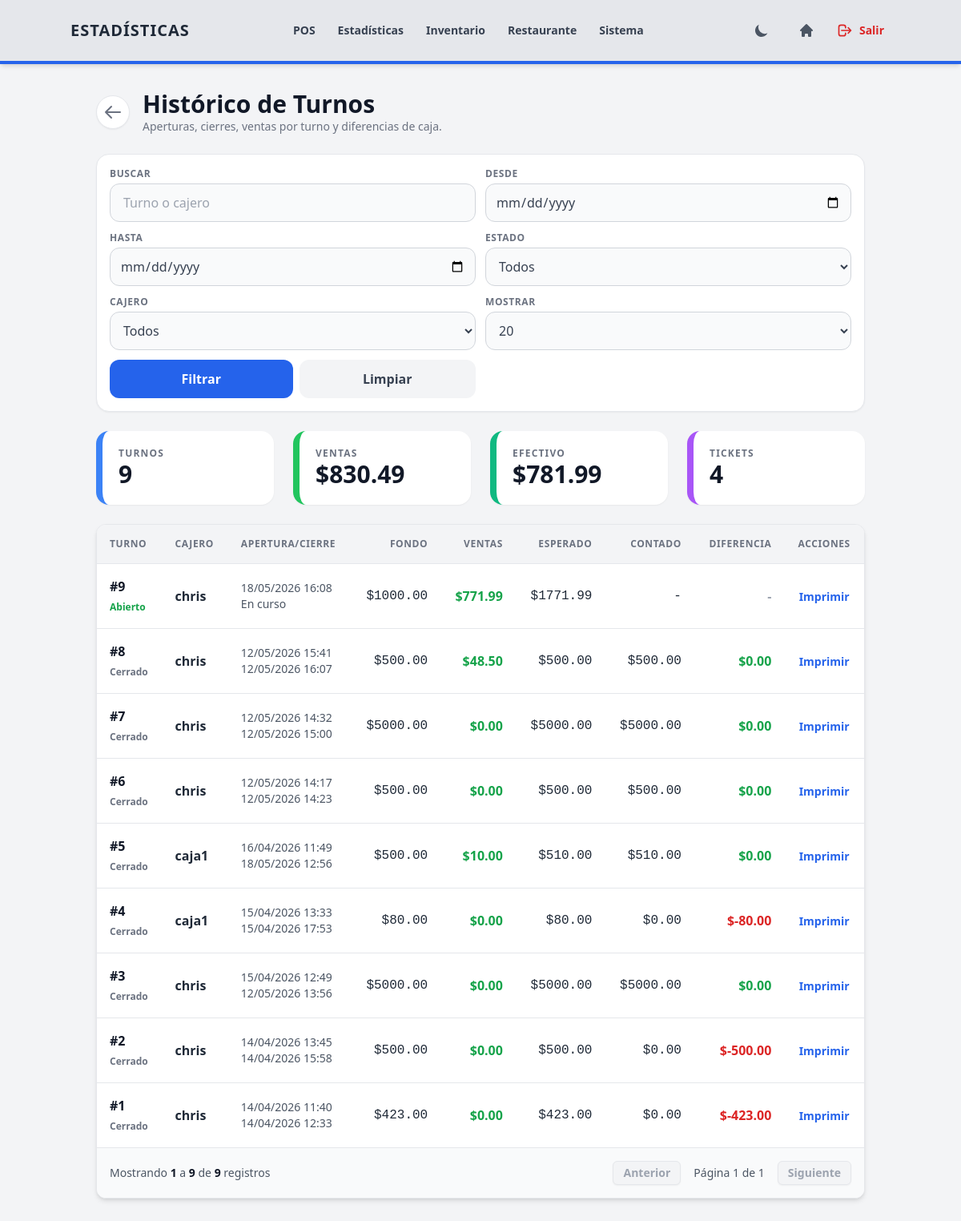
The app's page /ventas/turnos/ (signed in) with its own data.
### ventas/models.py (models this page shows, shortened)
class SesionCaja(models.Model):
    cajero = models.ForeignKey(User, on_delete=models.PROTECT)
    tienda = models.ForeignKey('configuraciones.Tienda', on_delete=models.PROTECT, null=True, blank=True)
    punto_venta = models.ForeignKey('configuraciones.PuntoVenta', on_delete=models.SET_NULL, null=True, blank=True)
    fecha_apertura = models.DateTimeField(auto_now_add=True)
    fecha_cierre = models.DateTimeField(null=True, blank=True)
    fondo_inicial = models.DecimalField(max_digits=10, decimal_places=2)
    efectivo_cierre = models.DecimalField(max_digits=10, decimal_places=2, null=True, blank=True)
    estado = models.BooleanField(default=True)

### ventas/views/turnos.py (the view)
# urls.py: path('turnos/', views.historial_turnos, name='historial_turnos'),
@login_required
@permission_required(VER_TURNOS_PERMISSION, login_url='portal_principal')
def historial_turnos(request):
    tienda_actual = get_tienda_actual(request)
    query = request.GET.get('q', '').strip()
    fecha_desde = request.GET.get('desde', '').strip()
    fecha_hasta = request.GET.get('hasta', '').strip()
    estado = request.GET.get('estado', '').strip()
    cajero_id = request.GET.get('cajero', '').strip()
    per_page = request.GET.get('per_page', 20)
    turnos = SesionCaja.objects.select_related('cajero', 'tienda', 'punto_venta').filter(Q(tienda=tienda_actual) | Q(tienda__isnull=True)).order_by('-fecha_apertura', '-id')
    if query:
        filtros = Q(cajero__username__icontains=query)
        if query.isdigit():
            filtros |= Q(id=int(query))
        turnos = turnos.filter(filtros)
    if fecha_desde:
        turnos = turnos.filter(fecha_apertura__date__gte=fecha_desde)
    if fecha_hasta:
        turnos = turnos.filter(fecha_apertura__date__lte=fecha_hasta)
    if estado == 'abierta':
        turnos = turnos.filter(estado=True)
    elif estado == 'cerrada':
        turnos = turnos.filter(estado=False)
    if cajero_id:
        turnos = turnos.filter(cajero_id=cajero_id)
    resumen = turnos.aggregate(
        total_ventas=Sum('venta__total', filter=Q(venta__estado='ACTIVA')),
        total_tickets=Count('venta', filter=Q(venta__estado='ACTIVA')),
    )
    ventas_turnos = Venta.objects.filter(Q(tienda=tienda_actual) | Q(tienda__isnull=True), sesion__in=turnos, estado='ACTIVA')
    total_turnos = turnos.count()
    try:
        per_page = int(per_page)
    except ValueError:
        per_page = 20
    paginator = Paginator(turnos, per_page)
    page_obj = paginator.get_page(request.GET.get('page'))
    page_obj.object_list = [_enriquecer_turno(sesion) for sesion in page_obj.object_list]
    contexto = {
        **get_config_context('Estadísticas', 'border-blue-600'),
        'page_obj': page_obj,
        'query': query,
        'fecha_desde': fecha_desde,
        'fecha_hasta': fecha_hasta,
        'estado': estado,
        'cajero_id': cajero_id,
        'cajeros': User.objects.filter(sesioncaja__isnull=False).distinct().order_by('username'),
        'per_page': per_page,
        'querystring': get_querystring_without_page(request),
        'total_turnos': total_turnos,
        'total_ventas': _decimal(resumen['total_ventas']),
        'ventas_efectivo': total_pagos_por_metodo(ventas_turnos, 'EFE'),
        'total_tickets': resumen['total_tickets'] or 0,
    }
    return render(request, 'ventas/turnos_historial.html', contexto)

### configuraciones/utils.py (called while the page is built)
def get_tienda_principal():
    tienda, _ = Tienda.objects.get_or_create(
        codigo='PRINCIPAL',
        defaults={
            'nombre': 'Sucursal Principal',
            'direccion': '',
            'telefono': '',
            'activa': True,
        },
    )
    PuntoVenta.objects.get_or_create(
        tienda=tienda,
        codigo='CAJA-1',
        defaults={'nombre': 'Caja 1', 'activo': True},
    )
    return tienda

def get_perfil_usuario(user):
    tienda = get_tienda_principal()
    punto_venta = PuntoVenta.objects.filter(tienda=tienda, activo=True).order_by('id').first()
    perfil, _ = PerfilUsuario.objects.get_or_create(
        usuario=user,
        defaults={
            'tienda': tienda,
            'punto_venta': punto_venta,
            'puede_ver_todas_las_tiendas': bool(user.is_superuser),
        },
    )
    if perfil.punto_venta is None:
        perfil.punto_venta = PuntoVenta.objects.filter(tienda=perfil.tienda, activo=True).order_by('id').first()
        perfil.save(update_fields=['punto_venta'])
    return perfil

def get_tienda_actual(request):
    return get_perfil_usuario(request.user).tienda

### core/utils.py (called while the page is built)
def get_querystring_without_page(request):
    params = request.GET.copy()
    params.pop('page', None)
    return params.urlencode()

### ventas/payments.py (called while the page is built)
def total_pagos_por_metodo(ventas, metodo_pago):
    from ventas.models import PagoVenta
    total_pagos = PagoVenta.objects.filter(venta__in=ventas, metodo_pago=metodo_pago).aggregate(total=Sum('monto'))['total'] or Decimal('0.00')
    total_legacy = ventas.filter(pagos__isnull=True, metodo_pago=metodo_pago).aggregate(total=Sum('total'))['total'] or Decimal('0.00')
    return total_pagos + total_legacy

### ventas/views/turnos.py (called while the page is built)
def _decimal(value):
    return value or Decimal('0.00')

def _enriquecer_turno(sesion):
    for key, value in _totales_turno(sesion).items():
        setattr(sesion, key, value)
    return sesion

### ventas/templates/ventas/turnos_historial.html (shortened to what this page needs)
{% extends "base/base.html" %}
{% block content %}
<div class="flex flex-col sm:flex-row justify-between items-start sm:items-center gap-4 mb-6">
    <div class="flex items-center gap-4">
        <a href="{% url 'dashboard' %}" class="p-2 bg-white dark:bg-gray-800 rounded-full shadow-sm hover:bg-gray-100 dark:hover:bg-gray-700 transition border border-gray-200 dark:border-gray-700 text-gray-500" title="Regresar">
            <svg xmlns="http://www.w3.org/2000/svg" class="h-6 w-6" fill="none" viewBox="0 0 24 24" stroke="currentColor">
                <path stroke-linecap="round" stroke-linejoin="round" stroke-width="2" d="M10 19l-7-7m0 0l7-7m-7 7h18" />
            </svg>
        </a>
        <div>
            <h2 class="text-2xl sm:text-3xl font-black text-gray-900 dark:text-white">Histórico de Turnos</h2>
            <p class="text-sm text-gray-500 dark:text-gray-400">Aperturas, cierres, ventas por turno y diferencias de caja.</p>
        </div>
    </div>
</div>
<form method="GET" class="mb-6 bg-white dark:bg-gray-800 rounded-2xl border border-gray-200 dark:border-gray-700 shadow-sm p-3 sm:p-4">
    <div class="grid grid-cols-1 md:grid-cols-2 xl:grid-cols-[1fr_auto_auto_auto_auto_auto_auto] gap-3 items-end">
        <div>
            <label for="turnos-q" class="block text-xs font-black uppercase tracking-wider text-gray-500 dark:text-gray-400 mb-1">Buscar</label>
            <input id="turnos-q" type="search" name="q" value="{{ query }}" placeholder="Turno o cajero"
                   class="w-full min-h-12 rounded-xl border border-gray-300 dark:border-gray-600 bg-gray-50 dark:bg-gray-900 px-4 text-gray-900 dark:text-white focus:ring-2 focus:ring-blue-500 outline-none">
        </div>
        <div>
            <label class="block text-xs font-black uppercase tracking-wider text-gray-500 dark:text-gray-400 mb-1">Desde</label>
            <input type="date" name="desde" value="{{ fecha_desde }}"
                   class="w-full xl:w-40 min-h-12 rounded-xl border border-gray-300 dark:border-gray-600 bg-gray-50 dark:bg-gray-900 px-3 text-gray-700 dark:text-gray-200 focus:ring-2 focus:ring-blue-500 outline-none">
        </div>
        <div>
            <label class="block text-xs font-black uppercase tracking-wider text-gray-500 dark:text-gray-400 mb-1">Hasta</label>
            <input type="date" name="hasta" value="{{ fecha_hasta }}"
                   class="w-full xl:w-40 min-h-12 rounded-xl border border-gray-300 dark:border-gray-600 bg-gray-50 dark:bg-gray-900 px-3 text-gray-700 dark:text-gray-200 focus:ring-2 focus:ring-blue-500 outline-none">
        </div>
        <div>
            <label class="block text-xs font-black uppercase tracking-wider text-gray-500 dark:text-gray-400 mb-1">Estado</label>
            <select name="estado" class="w-full xl:w-36 min-h-12 rounded-xl border border-gray-300 dark:border-gray-600 bg-gray-50 dark:bg-gray-900 px-3 text-gray-700 dark:text-gray-200 focus:ring-2 focus:ring-blue-500 outline-none">
                <option value="" {% if not estado %}selected{% endif %}>Todos</option>
            </select>
        </div>
        <div>
            <label class="block text-xs font-black uppercase tracking-wider text-gray-500 dark:text-gray-400 mb-1">Cajero</label>
            <select name="cajero" class="w-full xl:w-40 min-h-12 rounded-xl border border-gray-300 dark:border-gray-600 bg-gray-50 dark:bg-gray-900 px-3 text-gray-700 dark:text-gray-200 focus:ring-2 focus:ring-blue-500 outline-none">
                <option value="">Todos</option>
            </select>
        </div>
        <div>
            <label class="block text-xs font-black uppercase tracking-wider text-gray-500 dark:text-gray-400 mb-1">Mostrar</label>
            <select name="per_page" class="w-full xl:w-28 min-h-12 rounded-xl border border-gray-300 dark:border-gray-600 bg-gray-50 dark:bg-gray-900 px-3 text-gray-700 dark:text-gray-200 focus:ring-2 focus:ring-blue-500 outline-none">
                <option value="20" {% if per_page == 20 %}selected{% endif %}>20</option>
            </select>
        </div>
        <div class="flex gap-2">
            <button type="submit" class="min-h-12 flex-1 xl:flex-none rounded-xl bg-blue-600 hover:bg-blue-700 text-white font-black px-5 transition">Filtrar</button>
            <a href="{% url 'historial_turnos' %}" class="min-h-12 flex-1 xl:flex-none rounded-xl bg-gray-100 dark:bg-gray-700 hover:bg-gray-200 dark:hover:bg-gray-600 text-gray-700 dark:text-gray-200 font-black px-4 transition flex items-center justify-center">Limpiar</a>
        </div>
    </div>
</form>
<div class="grid grid-cols-1 md:grid-cols-4 gap-4 sm:gap-6 mb-6">
    <div class="bg-white dark:bg-gray-800 p-5 rounded-2xl shadow-sm border-l-8 border-blue-500">
        <p class="text-gray-500 dark:text-gray-400 uppercase text-xs font-black tracking-widest">Turnos</p>
        <p class="text-3xl font-black text-gray-900 dark:text-white">{{ total_turnos }}</p>
    </div>
    <div class="bg-white dark:bg-gray-800 p-5 rounded-2xl shadow-sm border-l-8 border-green-500">
        <p class="text-gray-500 dark:text-gray-400 uppercase text-xs font-black tracking-widest">Ventas</p>
        <p class="text-3xl font-black text-gray-900 dark:text-white">${{ total_ventas|floatformat:2 }}</p>
    </div>
    <div class="bg-white dark:bg-gray-800 p-5 rounded-2xl shadow-sm border-l-8 border-emerald-500">
        <p class="text-gray-500 dark:text-gray-400 uppercase text-xs font-black tracking-widest">Efectivo</p>
        <p class="text-3xl font-black text-gray-900 dark:text-white">${{ ventas_efectivo|floatformat:2 }}</p>
    </div>
    <div class="bg-white dark:bg-gray-800 p-5 rounded-2xl shadow-sm border-l-8 border-purple-500">
        <p class="text-gray-500 dark:text-gray-400 uppercase text-xs font-black tracking-widest">Tickets</p>
        <p class="text-3xl font-black text-gray-900 dark:text-white">{{ total_tickets }}</p>
    </div>
</div>
<div class="bg-white dark:bg-gray-800 rounded-xl shadow-md overflow-hidden border border-gray-200 dark:border-gray-700">
    <div class="hidden md:block overflow-x-auto">
        <table class="w-full text-left border-collapse min-w-[900px]">
            <thead>
                <tr class="bg-gray-100 dark:bg-gray-700 text-gray-500 dark:text-gray-300 uppercase text-xs tracking-wider border-b dark:border-gray-600">
                    <th class="p-4">Turno</th>
                    <th class="p-4">Cajero</th>
                    <th class="p-4">Apertura/Cierre</th>
                    <th class="p-4 text-right">Fondo</th>
                    <th class="p-4 text-right">Ventas</th>
                    <th class="p-4 text-right">Esperado</th>
                    <th class="p-4 text-right">Contado</th>
                    <th class="p-4 text-right">Diferencia</th>
                    <th class="p-4 text-center">Acciones</th>
                </tr>
            </thead>
            <tbody class="divide-y divide-gray-200 dark:divide-gray-700">
                {% for sesion in page_obj %}
                <tr class="hover:bg-gray-50 dark:hover:bg-gray-700/50 transition-colors">
                    <td class="p-4">
                        <div class="font-black text-gray-900 dark:text-white">#{{ sesion.id }}</div>
                        {% if sesion.estado %}
                            <span class="text-xs font-black text-green-600 dark:text-green-400">Abierto</span>
                        {% else %}
                            <span class="text-xs font-black text-gray-500 dark:text-gray-400">Cerrado</span>
                        {% endif %}
                    </td>
                    <td class="p-4 font-bold">{{ sesion.cajero.username }}</td>
                    <td class="p-4 text-sm text-gray-600 dark:text-gray-400">
                        <div>{{ sesion.fecha_apertura|date:"d/m/Y H:i" }}</div>
                        <div>{% if sesion.fecha_cierre %}{{ sesion.fecha_cierre|date:"d/m/Y H:i" }}{% else %}En curso{% endif %}</div>
                    </td>
                    <td class="p-4 text-right font-mono">${{ sesion.fondo_inicial|floatformat:2 }}</td>
                    <td class="p-4 text-right font-black text-green-600 dark:text-green-400">${{ sesion.total_ventas|floatformat:2 }}</td>
                    <td class="p-4 text-right font-mono">${{ sesion.esperado_en_caja|floatformat:2 }}</td>
                    <td class="p-4 text-right font-mono">{% if sesion.efectivo_cierre is not None %}${{ sesion.efectivo_cierre|floatformat:2 }}{% else %}-{% endif %}</td>
                    <td class="p-4 text-right font-black">
                        {% if sesion.efectivo_cierre is not None %}
                            {% if sesion.diferencia > 0 %}
                                <span class="text-yellow-600 dark:text-yellow-400">+${{ sesion.diferencia|floatformat:2 }}</span>
                            {% elif sesion.diferencia < 0 %}
                                <span class="text-red-600 dark:text-red-400">${{ sesion.diferencia|floatformat:2 }}</span>
                            {% else %}
                                <span class="text-green-600 dark:text-green-400">$0.00</span>
                            {% endif %}
                        {% else %}
                            <span class="text-gray-400">-</span>
                        {% endif %}
                    </td>
                    <td class="p-4 text-center">
                        <a href="{% url 'imprimir_corte' sesion.id %}" target="_blank" class="text-blue-600 dark:text-blue-400 hover:underline font-bold text-sm">Imprimir</a>
                    </td>
                </tr>
                {% empty %}
                <tr><td colspan="9" class="p-8 text-center text-gray-400 dark:text-gray-500 italic">No hay turnos con esos filtros.</td></tr>
                {% endfor %}
            </tbody>
        </table>
    </div>
    {% include "base/pagination.html" %}
</div>
{% endblock %}

### records on screen
SesionCaja: id "9", estado "Abierto", cajero.username "chris", fecha_apertura "18/05/2026 16:08", shows "En curso", fondo_inicial "1000.00", total_ventas "771.99", esperado_en_caja "1771.99"
SesionCaja: id "8", estado "Cerrado", cajero.username "chris", fecha_apertura "12/05/2026 15:41", fecha_cierre "12/05/2026 16:07", fondo_inicial "500.00", total_ventas "48.50", esperado_en_caja "500.00", efectivo_cierre "500.00", shows "$0.00"
SesionCaja: id "7", estado "Cerrado", cajero.username "chris", fecha_apertura "12/05/2026 14:32", fecha_cierre "12/05/2026 15:00", fondo_inicial "5000.00", total_ventas "0.00", esperado_en_caja "5000.00", efectivo_cierre "5000.00", shows "$0.00"
SesionCaja: id "6", estado "Cerrado", cajero.username "chris", fecha_apertura "12/05/2026 14:17", fecha_cierre "12/05/2026 14:23", fondo_inicial "500.00", total_ventas "0.00", esperado_en_caja "500.00", efectivo_cierre "500.00", shows "$0.00"
SesionCaja: id "5", estado "Cerrado", cajero.username "caja1", fecha_apertura "16/04/2026 11:49", fecha_cierre "18/05/2026 12:56", fondo_inicial "500.00", total_ventas "10.00", esperado_en_caja "510.00", efectivo_cierre "510.00", shows "$0.00"
SesionCaja: id "4", estado "Cerrado", cajero.username "caja1", fecha_apertura "15/04/2026 13:33", fecha_cierre "15/04/2026 17:53", fondo_inicial "80.00", total_ventas "0.00", esperado_en_caja "80.00", efectivo_cierre "0.00", diferencia "-80.00"
SesionCaja: id "3", estado "Cerrado", cajero.username "chris", fecha_apertura "15/04/2026 12:49", fecha_cierre "12/05/2026 13:56", fondo_inicial "5000.00", total_ventas "0.00", esperado_en_caja "5000.00", efectivo_cierre "5000.00", shows "$0.00"
SesionCaja: id "2", estado "Cerrado", cajero.username "chris", fecha_apertura "14/04/2026 13:45", fecha_cierre "14/04/2026 15:58", fondo_inicial "500.00", total_ventas "0.00", esperado_en_caja "500.00", efectivo_cierre "0.00", diferencia "-500.00"
SesionCaja: id "1", estado "Cerrado", cajero.username "chris", fecha_apertura "14/04/2026 11:40", fecha_cierre "14/04/2026 12:33", fondo_inicial "423.00", total_ventas "0.00", esperado_en_caja "423.00", efectivo_cierre "0.00", diferencia "-423.00"

### other values on screen
{{ item.label }} "POS" "Estadísticas" "Inventario" "Restaurante" "Sistema"
{{ total_turnos }} "9"
{{ total_ventas|floatformat:2 }} "830.49"
{{ ventas_efectivo|floatformat:2 }} "781.99"
{{ total_tickets }} "4"
{{ page_obj.start_index|default:0 }} "1"
{{ page_obj.end_index|default:0 }} "9"
{{ page_obj.paginator.count }} "9"
{{ page_obj.number }} "1"
{{ page_obj.paginator.num_pages }} "1"
